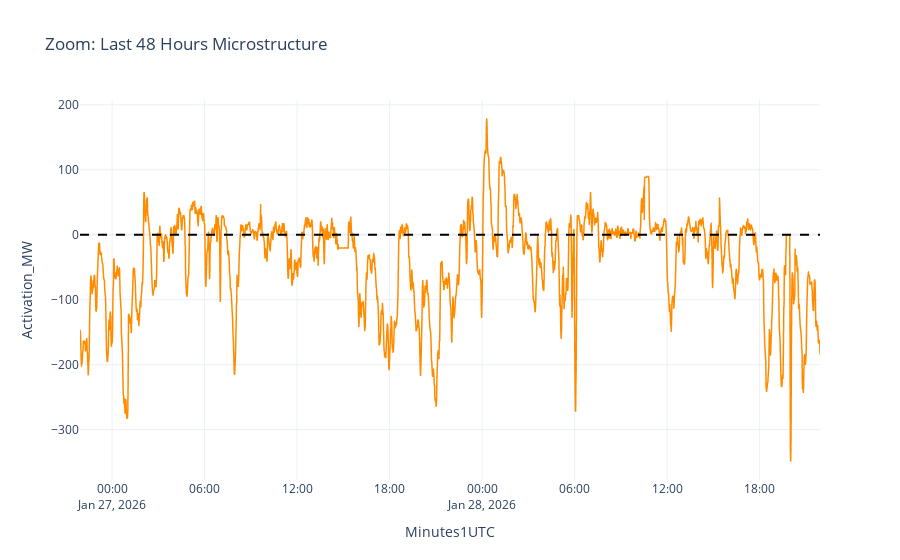

Source (notebook cell):
### Code cell
# 2. Zoom on Last 48 Hours
last_48h = df_clean.iloc[-2880:]
fig_zoom = px.line(last_48h, y="Activation_MW", title="Zoom: Last 48 Hours Microstructure")
fig_zoom.update_traces(line_color='darkorange', line_width=1.5)
fig_zoom.add_hline(y=0, line_dash="dash", line_color="black")

### Figure 1 — Plotly figure (JSON) as saved in the notebook; plotly's stock layout.template omitted (floating-point values rounded to 4 significant figures; data arrays with more than 128 entries replaced by an {"elided": "..."} marker saying what was removed)
{"data": [{"hovertemplate": "Minutes1UTC=%{x}<br>Activation_MW=%{y}<extra></extra>", "legendgroup": "", "line": {"color": "darkorange", "dash": "solid", "width": 1.5}, "marker": {"symbol": "circle"}, "mode": "lines", "name": "", "showlegend": false, "type": "scattergl", "x": {"elided": "2880 str values"}, "xaxis": "x", "y": {"elided": "2880 float values"}, "yaxis": "y"}], "layout": {"legend": {"tracegroupgap": 0}, "shapes": [{"line": {"color": "black", "dash": "dash"}, "type": "line", "x0": 0, "x1": 1, "xref": "x domain", "y0": 0, "y1": 0, "yref": "y"}], "title": {"text": "Zoom: Last 48 Hours Microstructure"}, "xaxis": {"anchor": "y", "domain": [0, 1], "title": {"text": "Minutes1UTC"}}, "yaxis": {"anchor": "x", "domain": [0, 1], "title": {"text": "Activation_MW"}}}}
